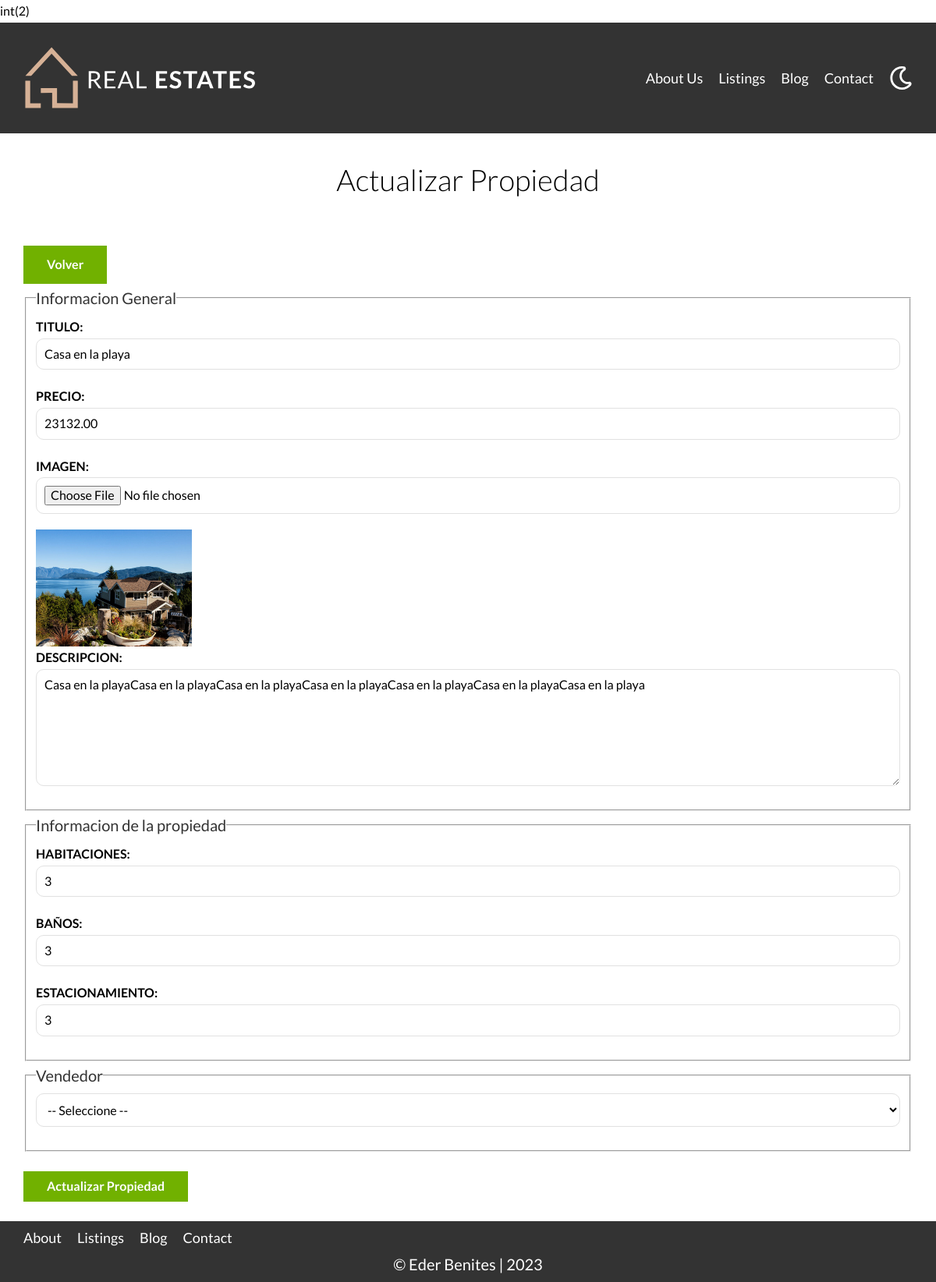
Screenshot of /admin/propiedades/actualizar.php?id=2 with the database file from the repository.
### tables this page shows
CREATE TABLE
    IF NOT EXISTS `propiedades` (
        `id` INT(11) NOT NULL AUTO_INCREMENT,
        `titulo` VARCHAR(45) NULL,
        `precio` DECIMAL(10, 2) NULL,
        `imagen` VARCHAR(200) NULL,
        `descripcion` LONGTEXT NULL,
        `habitaciones` INT(1) NULL,
        `wc` INT(1) NULL,
        `estacionamiento` INT(1) NULL,
        `creado` DATE NULL,
        `vendedores_id` INT(11) NOT NULL,
        PRIMARY KEY (`id`),
        INDEX `fk_propiedades_vendedores_idx` (`vendedores_id` ASC) VISIBLE,
        CONSTRAINT `Vendedores_id` FOREIGN KEY (`vendedores_id`) REFERENCES `vendedores` (`id`) ON DELETE NO ACTION ON UPDATE NO ACTION
    );

### admin/propiedades/actualizar.php (the view, shortened to what this page needs)
<?php
$id = $_GET["id"];
$id = filter_var($id, FILTER_VALIDATE_INT);
var_dump($id);
$db = conectarDB();
$consulta = "SELECT * FROM propiedades WHERE id = {$id}";
$resultado = mysqli_query($db, $consulta);
$propiedad = mysqli_fetch_assoc($resultado);
$titulo = $propiedad["titulo"];
$precio = $propiedad["precio"];
$descripcion = $propiedad["descripcion"];
$habitaciones = $propiedad["habitaciones"];
$wc = $propiedad["wc"];
$estacionamiento = $propiedad["estacionamiento"];
$imagenPropiedad = $propiedad["imagen"];
?>
<main class="container section">
    <h1>Actualizar Propiedad</h1>
    <a href="/admin/index.php" class="btn btn-green">Volver</a>
    <form method="POST" class="form" enctype="multipart/form-data">
        <fieldset>
            <legend>Informacion General</legend>
            <label for="titulo">Titulo:</label>
            <input type="text" name="titulo" id="titulo" value="<?php echo $titulo; ?>" placeholder="Titulo de la propiedad">
            <label for="precio">Precio:</label>
            <input type="number" name="precio" id="precio" value="<?php echo $precio; ?>" placeholder="Precio de la propiedad">
            <label for="imagen">Imagen:</label>
            <input type="file" id="imagen" accept="image/jpeg, image/png" name="imagen">
            <img class="imagen-update" src="/imagenes/<?php echo $imagenPropiedad; ?>" alt="Imagen de la propiedad" class="imagen-small">
            <label for="descripcion">Descripcion:</label>
            <textarea name="descripcion" id="descripcion" cols="30" rows="10"><?php echo $descripcion; ?></textarea>
        </fieldset>
        <fieldset>
            <legend>Informacion de la propiedad</legend>
            <label for="habitaciones">Habitaciones:</label>
            <input type="number" value="<?php echo $habitaciones; ?>" name="habitaciones" id="habitaciones" placeholder="Eg. 3" min="1" max="9">
            <label for="wc">Baños:</label>
            <input type="number" value="<?php echo $wc; ?>" name="wc" id="wc" placeholder="Eg. 4" min="1" max="9">
            <label for="estacionamiento">Estacionamiento:</label>
            <input type="estacionamiento" value="<?php echo $estacionamiento; ?>" name="estacionamiento" id="estacionamiento" placeholder="Eg. 2" min="0" max="9">
        </fieldset>
        <fieldset>
            <legend>Vendedor</legend>
            <select name="vendedor" id="">
                <option value="0" disabled selected>-- Seleccione --</option>
            </select>
        </fieldset>
        <input type="submit" value="Actualizar Propiedad" class="btn btn-green">
    </form>
</main>

### build/css/app.css (style rules this page uses)
html { -webkit-text-size-adjust:100%;line-height:1.15 }
body { margin:0 }
main { display:block }
h1 { font-size:2em;margin:.67em 0 }
a { background-color:transparent }
img { border-style:none }
button,input,optgroup,select,textarea { font-family:inherit;font-size:100%;line-height:1.15;margin:0 }
button,input { overflow:visible }
button,select { text-transform:none }
[type=button],[type=reset],[type=submit],button { -webkit-appearance:button }
fieldset { padding:.35em .75em .625em }
legend { box-sizing:border-box;color:inherit;display:table;max-width:100%;padding:0;white-space:normal }
textarea { overflow:auto }
html { box-sizing:border-box;font-size:62.5% }
*,:after,:before { box-sizing:inherit }
body { font-family:Lato,sans-serif;font-size:1.6rem;line-height:1.8 }
.container { margin:0 auto;max-width:120rem;width:95% }
a { text-decoration:none }
img,picture { display:block;width:100% }
h1,h2,h3 { font-family:Lato,sans-serif;font-weight:300;margin:2.5rem 0;text-align:center }
h1 { font-size:3.8rem }
.section { margin-bottom:2.5rem;margin-top:2.5rem }
.btn-green { background-color:#71b100;border:none;color:#fff;display:inline-block;font-weight:700;margin-top:2.5rem;padding:1rem 3rem;text-align:center;text-decoration:none }
.form legend { color:#333;font-size:2rem }
.form label { display:block;font-weight:700;text-transform:uppercase }
.form input:not([type=submit]),.form select,.form textarea { background-color:#fff;border:1px solid #e1e1e1;border-radius:1rem;display:block;margin-bottom:2rem;padding:1rem;width:100% }
.form textarea { height:15rem }
.imagen-update { width:20rem }

### rows the page displays
propiedades: titulo "Casa en la playa", precio "23132.00", imagen (picture), descripcion "Casa en la playaCasa en la playaCasa en la playaCasa en la playaCasa en la playaCasa en la playaCasa en la playa", habitaciones "3", wc "3", estacionamiento "3"
